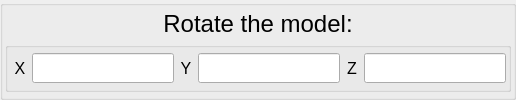
        <widget class="QGroupBox" name="groupBox_16">
         <layout class="QVBoxLayout" name="verticalLayout_7">
          <property name="spacing">
           <number>2</number>
          </property>
          <property name="leftMargin">
           <number>2</number>
          </property>
          <property name="topMargin">
           <number>2</number>
          </property>
          <property name="rightMargin">
           <number>2</number>
          </property>
          <property name="bottomMargin">
           <number>2</number>
          </property>
          <item>
           <widget class="QLabel" name="RotateModel_label">
            <property name="sizePolicy">
             <sizepolicy hsizetype="Maximum" vsizetype="Fixed">
              <horstretch>0</horstretch>
              <verstretch>0</verstretch>
             </sizepolicy>
            </property>
            <property name="minimumSize">
             <size>
              <width>506</width>
              <height>20</height>
             </size>
            </property>
            <property name="maximumSize">
             <size>
              <width>1466</width>
              <height>30</height>
             </size>
            </property>
            <property name="font">
             <font>
              <pointsize>18</pointsize>
             </font>
            </property>
            <property name="text">
             <string>Rotate the model:</string>
            </property>
            <property name="alignment">
             <set>Qt::AlignmentFlag::AlignCenter</set>
            </property>
           </widget>
          </item>
          <item>
           <widget class="QGroupBox" name="groupBox_25">
            <property name="minimumSize">
             <size>
              <width>0</width>
              <height>32</height>
             </size>
            </property>
            <property name="maximumSize">
             <size>
              <width>16777215</width>
              <height>50</height>
             </size>
            </property>
            <layout class="QHBoxLayout" name="horizontalLayout_18">
             <property name="spacing">
              <number>2</number>
             </property>
             <property name="leftMargin">
              <number>2</number>
             </property>
             <property name="topMargin">
              <number>2</number>
             </property>
             <property name="rightMargin">
              <number>2</number>
             </property>
             <property name="bottomMargin">
              <number>2</number>
             </property>
             <item>
              <widget class="QLabel" name="XRotate_label">
               <property name="sizePolicy">
                <sizepolicy hsizetype="Fixed" vsizetype="Fixed">
                 <horstretch>0</horstretch>
                 <verstretch>0</verstretch>
                </sizepolicy>
               </property>
               <property name="minimumSize">
                <size>
                 <width>15</width>
                 <height>20</height>
                </size>
               </property>
               <property name="maximumSize">
                <size>
                 <width>20</width>
                 <height>30</height>
                </size>
               </property>
               <property name="font">
                <font>
                 <pointsize>12</pointsize>
                </font>
               </property>
               <property name="text">
                <string>X</string>
               </property>
               <property name="alignment">
                <set>Qt::AlignmentFlag::AlignCenter</set>
               </property>
              </widget>
             </item>
             <item>
              <widget class="QLineEdit" name="XRotate_lineEdit">
               <property name="sizePolicy">
                <sizepolicy hsizetype="Maximum" vsizetype="Fixed">
                 <horstretch>0</horstretch>
                 <verstretch>0</verstretch>
                </sizepolicy>
               </property>
               <property name="minimumSize">
                <size>
                 <width>128</width>
                 <height>20</height>
                </size>
               </property>
               <property name="maximumSize">
                <size>
                 <width>448</width>
                 <height>30</height>
                </size>
               </property>
              </widget>
             </item>
             <item>
              <widget class="QLabel" name="YRotate_label">
               <property name="sizePolicy">
                <sizepolicy hsizetype="Fixed" vsizetype="Fixed">
                 <horstretch>0</horstretch>
                 <verstretch>0</verstretch>
                </sizepolicy>
               </property>
               <property name="minimumSize">
                <size>
                 <width>15</width>
                 <height>20</height>
                </size>
               </property>
               <property name="maximumSize">
                <size>
                 <width>20</width>
                 <height>30</height>
                </size>
               </property>
               <property name="font">
                <font>
                 <pointsize>12</pointsize>
                </font>
               </property>
               <property name="text">
                <string>Y</string>
               </property>
               <property name="alignment">
                <set>Qt::AlignmentFlag::AlignCenter</set>
               </property>
              </widget>
             </item>
             <item>
              <widget class="QLineEdit" name="YRotate_lineEdit">
               <property name="sizePolicy">
                <sizepolicy hsizetype="Maximum" vsizetype="Fixed">
                 <horstretch>0</horstretch>
                 <verstretch>0</verstretch>
                </sizepolicy>
               </property>
               <property name="minimumSize">
                <size>
                 <width>128</width>
                 <height>20</height>
                </size>
               </property>
               <property name="maximumSize">
                <size>
                 <width>448</width>
                 <height>30</height>
                </size>
               </property>
              </widget>
             </item>
             <item>
              <widget class="QLabel" name="ZRotate_label">
               <property name="sizePolicy">
                <sizepolicy hsizetype="Fixed" vsizetype="Fixed">
                 <horstretch>0</horstretch>
                 <verstretch>0</verstretch>
                </sizepolicy>
               </property>
               <property name="minimumSize">
                <size>
                 <width>15</width>
                 <height>20</height>
                </size>
               </property>
               <property name="maximumSize">
                <size>
                 <width>20</width>
                 <height>30</height>
                </size>
               </property>
               <property name="font">
                <font>
                 <pointsize>12</pointsize>
                </font>
               </property>
               <property name="text">
                <string>Z</string>
               </property>
               <property name="alignment">
                <set>Qt::AlignmentFlag::AlignCenter</set>
               </property>
              </widget>
             </item>
             <item>
              <widget class="QLineEdit" name="ZRotate_lineEdit">
               <property name="sizePolicy">
                <sizepolicy hsizetype="Maximum" vsizetype="Fixed">
                 <horstretch>0</horstretch>
                 <verstretch>0</verstretch>
                </sizepolicy>
               </property>
               <property name="minimumSize">
                <size>
                 <width>128</width>
                 <height>20</height>
                </size>
               </property>
               <property name="maximumSize">
                <size>
                 <width>448</width>
                 <height>30</height>
                </size>
               </property>
              </widget>
             </item>
            </layout>
           </widget>
          </item>
         </layout>
        </widget>
